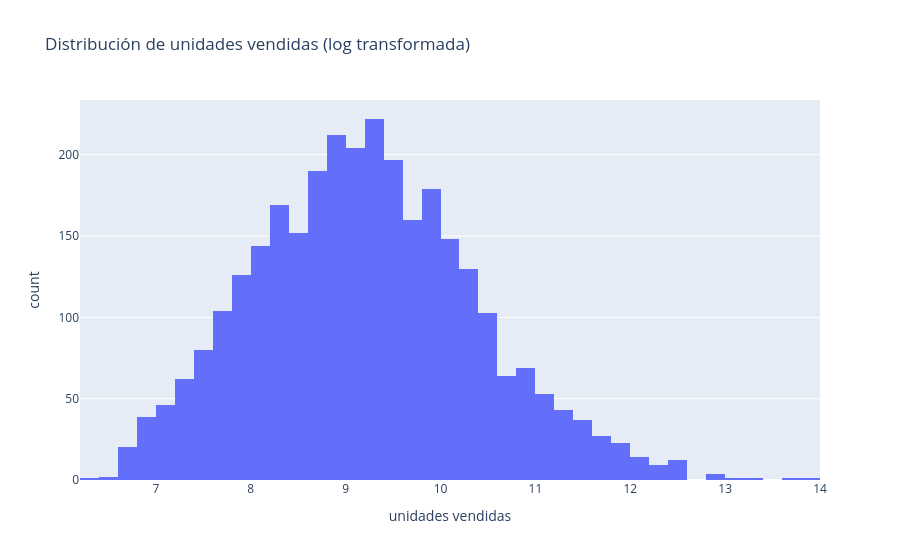

Notebook source saved alongside this figure:
### Code cell
px.histogram(df_final, x='unidades vendidas', nbins=40, title='Distribución de unidades vendidas (log transformada)')

### Figure 1 — Plotly figure (JSON) as saved in the notebook; plotly's stock layout.template omitted (floating-point values rounded to 4 significant figures; data arrays with more than 128 entries replaced by an {"elided": "..."} marker saying what was removed)
{"data": [{"bingroup": "x", "hovertemplate": "unidades vendidas=%{x}<br>count=%{y}<extra></extra>", "legendgroup": "", "marker": {"color": "#636efa", "pattern": {"shape": ""}}, "name": "", "nbinsx": 40, "orientation": "v", "showlegend": false, "type": "histogram", "x": {"elided": "3049 float values"}, "xaxis": "x", "yaxis": "y"}], "layout": {"barmode": "relative", "legend": {"tracegroupgap": 0}, "title": {"text": "Distribución de unidades vendidas (log transformada)"}, "xaxis": {"anchor": "y", "domain": [0, 1], "title": {"text": "unidades vendidas"}}, "yaxis": {"anchor": "x", "domain": [0, 1], "title": {"text": "count"}}}}
